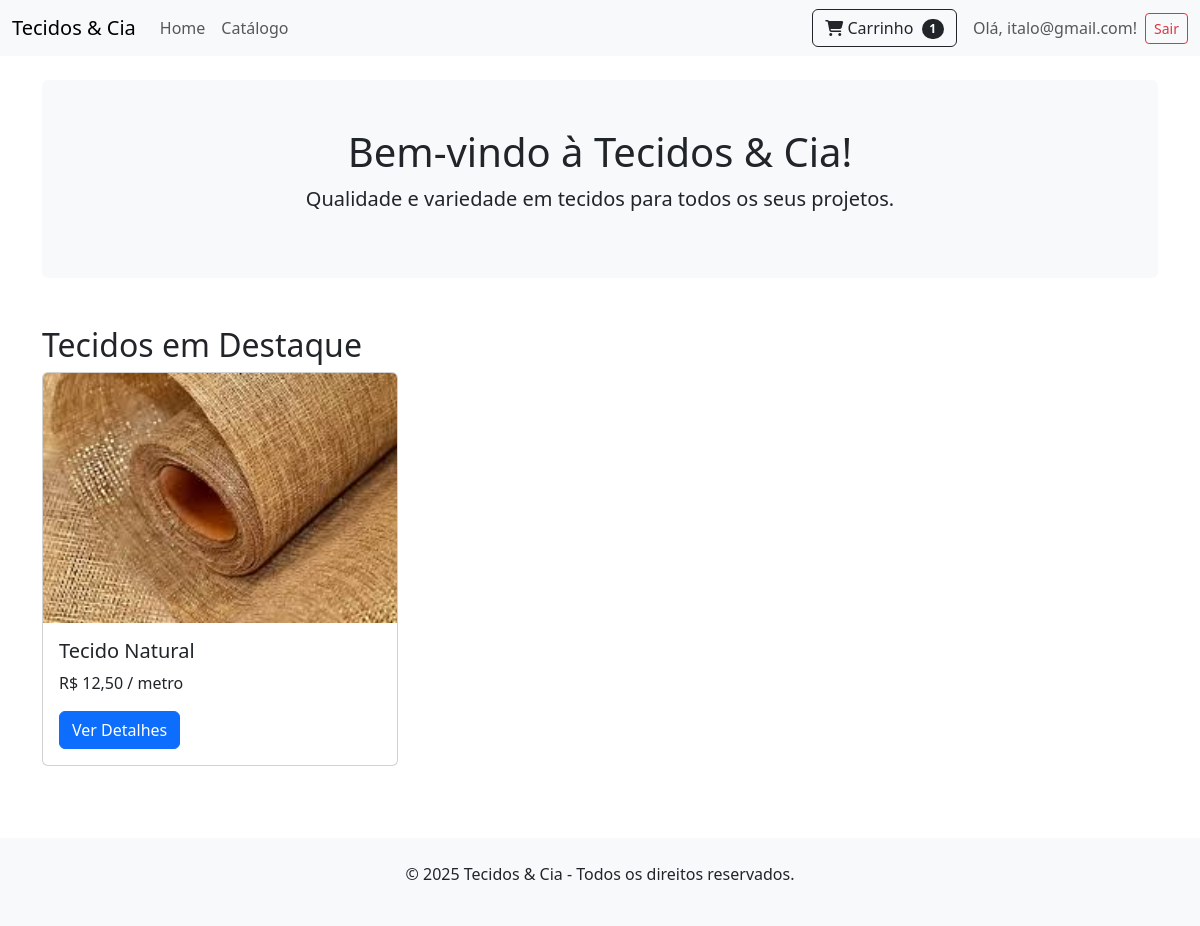
The app's page / (signed in) with its own data.
### loja/models.py (models this page shows, shortened)
class Tecido(models.Model):
    nome = models.CharField(max_length=200)
    descricao = models.TextField()
    preco_por_metro = models.DecimalField(max_digits=10, decimal_places=2)
    categoria = models.ForeignKey(Categoria, on_delete=models.SET_NULL, null=True, blank=True)
    imagem = models.ImageField(upload_to='tecidos/', blank=True, null=True)
    estoque_metros = models.FloatField()
    disponivel = models.BooleanField(default=True)
    destaque = models.BooleanField(default=False) # Adicionei para a home

### loja/views.py (the view)
# urls.py: path('', views.home, name='home'),
def home(request):
    tecidos_destaque = Tecido.objects.filter(disponivel=True, destaque=True)
    context = {'tecidos_destaque': tecidos_destaque}
    return render(request, 'loja/home.html', context)

### loja/context_processors.py (called while the page is built)
def carrinho(request):
    if request.user.is_authenticated:
        pedido, created = Pedido.objects.get_or_create(cliente=request.user, completo=False)
        total_itens = pedido.itempedido_set.count()
        return {'total_itens_carrinho': total_itens}
    return {'total_itens_carrinho': 0}

### templates/loja/home.html
{% extends 'loja/base.html' %}
{% block content %}
<div class="text-center bg-light p-5 rounded">
    <h1>Bem-vindo à Tecidos & Cia!</h1>
    <p class="lead">Qualidade e variedade em tecidos para todos os seus projetos.</p>
</div>
<h2 class="mt-5">Tecidos em Destaque</h2>
<div class="row">
    {% for tecido in tecidos_destaque %}
    <div class="col-md-4 mb-4">
        <div class="card h-100">
            {% if tecido.imagem %}
                <img src="{{ tecido.imagem.url }}" class="card-img-top" alt="{{ tecido.nome }}" style="height: 250px; object-fit: cover;">
            {% endif %}
            <div class="card-body">
                <h5 class="card-title">{{ tecido.nome }}</h5>
                <p class="card-text">R$ {{ tecido.preco_por_metro }} / metro</p>
                <a href="{% url 'detalhes_produto' tecido.id %}" class="btn btn-primary">Ver Detalhes</a>
            </div>
        </div>
    </div>
    {% empty %}
    <p>Nenhum tecido em destaque no momento.</p>
    {% endfor %}
</div>
{% endblock %}

### templates/loja/base.html (shortened to what this page needs)
<!DOCTYPE html>
<html lang="pt-br">
<head>
    <link href="https://cdn.jsdelivr.net/npm/bootstrap@5.3.3/dist/css/bootstrap.min.css" rel="stylesheet">
    <link rel="stylesheet" href="https://cdnjs.cloudflare.com/ajax/libs/font-awesome/6.5.1/css/all.min.css"/>
</head>
<body>
<nav class="navbar navbar-expand-lg navbar-light bg-light">
    <div class="container-fluid">
        <a class="navbar-brand" href="{% url 'home' %}">Tecidos & Cia</a>
        <div class="collapse navbar-collapse" id="navbarNav">
            <ul class="navbar-nav me-auto mb-2 mb-lg-0">
                <li class="nav-item">
                    <a class="nav-link" href="{% url 'home' %}">Home</a>
                </li>
                <li class="nav-item">
                    <a class="nav-link" href="{% url 'catalogo' %}">Catálogo</a>
                </li>
            </ul>
            <div class="d-flex align-items-center">
                <a href="{% url 'carrinho' %}" class="btn btn-outline-dark me-3">
                    <i class="fas fa-shopping-cart"></i> Carrinho
                    <span class="badge bg-dark text-white ms-1 rounded-pill">{{ total_itens_carrinho }}</span>
                </a>
                {% if user.is_authenticated %}
                    <span class="navbar-text me-2">Olá, {{ user.first_name|default:user.username }}!</span>
                    <form action="{% url 'logout' %}" method="post" class="d-inline">
                        <button type="submit" class="btn btn-outline-danger btn-sm">Sair</button>
                    </form>
                {% else %}
                    <a href="{% url 'login' %}" class="btn btn-outline-primary me-2">Entrar</a>
                    <a href="{% url 'register' %}" class="btn btn-primary">Cadastre-se</a>
                {% endif %}
            </div>
            </div>
    </div>
</nav>
<main class="container my-4">
    {% block content %}
    {% endblock %}
</main>
<footer class="text-center py-4 bg-light mt-5">
    <p>&copy; 2025 Tecidos & Cia - Todos os direitos reservados.</p>
</footer>
</body>
</html>

### records on screen
Tecido: imagem (picture), nome "Tecido Natural", preco_por_metro "12,50"

### other values on screen
{{ total_itens_carrinho }} "1"
{{ user.first_name|default:user.username }} "italo@gmail.com"
